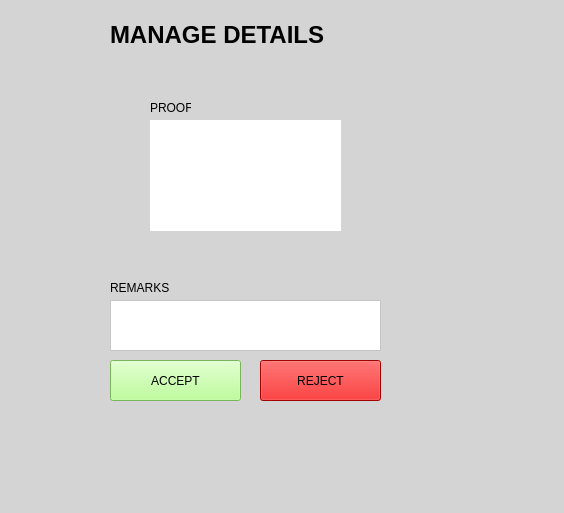
<?xml version="1.0" encoding="UTF-8"?>
<ui version="4.0">
 <class>MainWindow</class>
 <widget class="QMainWindow" name="MainWindow">
  <property name="geometry">
   <rect>
    <x>0</x>
    <y>0</y>
    <width>564</width>
    <height>513</height>
   </rect>
  </property>
  <property name="windowTitle">
   <string>MainWindow</string>
  </property>
  <property name="styleSheet">
   <string notr="true">background-color: rgb(212, 212, 212);

</string>
  </property>
  <widget class="QWidget" name="centralwidget">
   <widget class="QLabel" name="label_7">
    <property name="geometry">
     <rect>
      <x>150</x>
      <y>100</y>
      <width>41</width>
      <height>16</height>
     </rect>
    </property>
    <property name="text">
     <string>PROOF</string>
    </property>
   </widget>
   <widget class="QLabel" name="label_ID">
    <property name="geometry">
     <rect>
      <x>150</x>
      <y>120</y>
      <width>191</width>
      <height>111</height>
     </rect>
    </property>
    <property name="styleSheet">
     <string notr="true">background-color: rgb(255, 255, 255);</string>
    </property>
    <property name="text">
     <string/>
    </property>
   </widget>
   <widget class="QTextEdit" name="textEdit_RESPONSE">
    <property name="geometry">
     <rect>
      <x>110</x>
      <y>300</y>
      <width>271</width>
      <height>51</height>
     </rect>
    </property>
    <property name="styleSheet">
     <string notr="true">background-color: rgb(255, 255, 255);</string>
    </property>
   </widget>
   <widget class="QLabel" name="label_9">
    <property name="geometry">
     <rect>
      <x>110</x>
      <y>280</y>
      <width>61</width>
      <height>16</height>
     </rect>
    </property>
    <property name="text">
     <string>REMARKS</string>
    </property>
   </widget>
   <widget class="QPushButton" name="pushButton">
    <property name="geometry">
     <rect>
      <x>110</x>
      <y>360</y>
      <width>131</width>
      <height>41</height>
     </rect>
    </property>
    <property name="styleSheet">
     <string notr="true">background-color: rgb(170, 255, 127);</string>
    </property>
    <property name="text">
     <string>ACCEPT</string>
    </property>
    <property name="checkable">
     <bool>true</bool>
    </property>
   </widget>
   <widget class="QPushButton" name="pushButton_3">
    <property name="geometry">
     <rect>
      <x>260</x>
      <y>360</y>
      <width>121</width>
      <height>41</height>
     </rect>
    </property>
    <property name="styleSheet">
     <string notr="true">background-color: rgb(226, 0, 0);</string>
    </property>
    <property name="text">
     <string>REJECT</string>
    </property>
    <property name="checkable">
     <bool>true</bool>
    </property>
   </widget>
   <widget class="QLabel" name="label_10">
    <property name="geometry">
     <rect>
      <x>110</x>
      <y>20</y>
      <width>301</width>
      <height>31</height>
     </rect>
    </property>
    <property name="text">
     <string>&lt;html&gt;&lt;head/&gt;&lt;body&gt;&lt;p&gt;&lt;span style=&quot; font-size:18pt; font-weight:700;&quot;&gt;MANAGE DETAILS&lt;/span&gt;&lt;/p&gt;&lt;/body&gt;&lt;/html&gt;</string>
    </property>
   </widget>
  </widget>
  <widget class="QMenuBar" name="menubar">
   <property name="geometry">
    <rect>
     <x>0</x>
     <y>0</y>
     <width>564</width>
     <height>26</height>
    </rect>
   </property>
  </widget>
  <widget class="QStatusBar" name="statusbar"/>
 </widget>
 <resources/>
 <connections/>
</ui>
